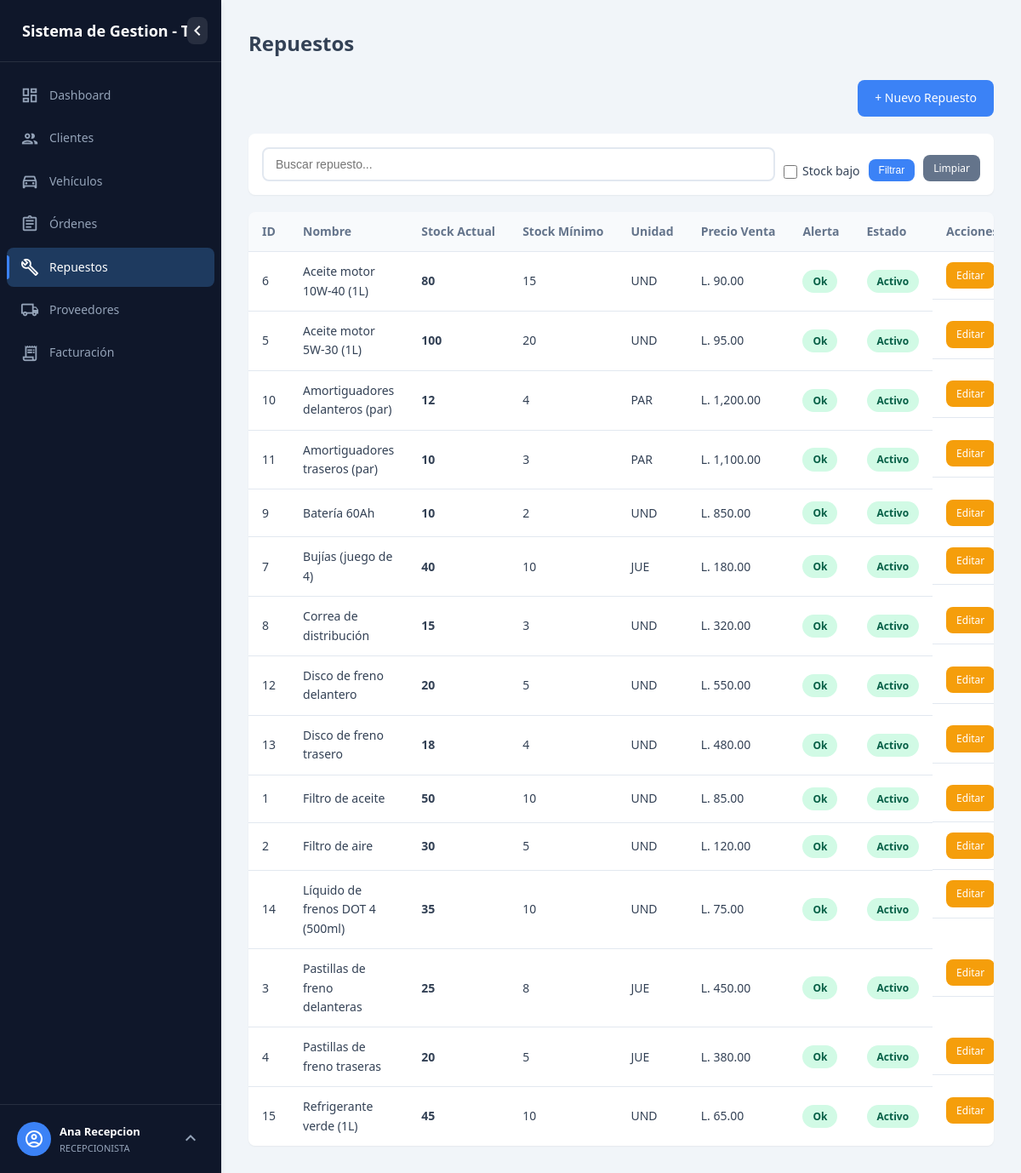
/repuestos (signed in), run on the app's committed database.
### tables this page shows
CREATE TABLE IF NOT EXISTS `repuestos` (
  `id_repuesto` int NOT NULL AUTO_INCREMENT,
  `nombre` varchar(100) NOT NULL,
  `stock_actual` int NOT NULL DEFAULT '0',
  `stock_minimo` int NOT NULL DEFAULT '0',
  `unidad_medida` varchar(20) DEFAULT NULL,
  `precio_venta` decimal(10,2) NOT NULL,
  `estado_activo` tinyint(1) DEFAULT '1',
  PRIMARY KEY (`id_repuesto`)
);

### src/Controllers/ControladorRepuestos.php (called while the page is built, shortened)
<?php
class ControladorRepuestos extends Controlador
{
    private Repuesto $repuestoModel;
    public function __construct()
    {
        $this->repuestoModel = new Repuesto();
    }
    public function index(): void
    {
        $termino   = trim($this->getGet('q', ''));
        $stockBajo = $this->getGet('stock_bajo', '0') === '1';
        $estado    = (int) $this->getGet('estado', '-1');
        if ($termino !== '' || $stockBajo || $estado !== -1) {
            $repuestos = $this->repuestoModel->buscar($termino, $stockBajo, $estado);
        } else {
            $repuestos = $this->repuestoModel->obtenerTodos();
        }
        $q          = $termino;
        $stockBajoChecked = $stockBajo ? '1' : '0';
        $this->renderWithLayout('repuestos/index', [
            'title'             => 'Inventario de Repuestos',
            'pageTitle'         => 'Repuestos',
            'currentPage'       => 'repuestos',
            'repuestos'         => $repuestos,
            'q'                 => $q,
            'stockBajoChecked'  => $stockBajoChecked,
            'estadoFiltro'      => $estado,
        ]);
    }
}

### src/Routes/Enrutador.php (called while the page is built, shortened)
<?php
class Enrutador
{
    private string $defaultMethod = 'index';
    public function dispatch(string $url): void
    {
        $url = filter_var(trim($url), FILTER_SANITIZE_URL);
        $url = rtrim($url, '/');
        $urlParts = !empty($url) ? explode('/', $url) : [];
        if (!empty($urlParts[0])) {
            array_shift($urlParts);
        }
        $methodName = $this->defaultMethod;
        $params = $urlParts;
        $controller = new $controllerClass();
        call_user_func_array([$controller, $methodName], $params);
    }
}

### public/index.php (called while the page is built, shortened)
<?php
$url = isset($_GET['url']) ? $_GET['url'] : '';
$router = new Enrutador();
$router->dispatch(trim($url, '/'));

### src/bd/BaseDatos.php (called while the page is built, shortened)
<?php
class BaseDatos
{
    private static ?PDO $instance = null;
    private static function buildCallSql(string $procedure, array $params): string
    {
        if (empty($params)) {
            return "CALL $procedure";
        }
        $keys = array_keys($params);
        $placeholders = array_map(function ($key) {
            return is_string($key) ? $key : '?';
        }, $keys);
        return "CALL $procedure(" . implode(', ', $placeholders) . ")";
    }
    public static function getConnection(): PDO
    {
        if (self::$instance === null) {
            $dsn = sprintf(
                'mysql:host=%s;port=%s;dbname=%s;charset=%s',
                DB_HOST,
                DB_PORT,
                DB_NAME,
                DB_CHARSET
            );
            try {
                self::$instance = new PDO($dsn, DB_USER, DB_PASS, [
                    PDO::ATTR_ERRMODE            => PDO::ERRMODE_EXCEPTION,
                    PDO::ATTR_DEFAULT_FETCH_MODE => PDO::FETCH_ASSOC,
                    PDO::ATTR_EMULATE_PREPARES   => false,
                ]);
                self::$instance->exec("SET NAMES 'utf8mb4' COLLATE 'utf8mb4_unicode_ci'");
                self::$instance->exec("SET time_zone = '-06:00'");
            } catch (PDOException $e) {
                error_log('Error de conexion BD: ' . $e->getMessage());
                throw new Exception('Error al conectar con la base de datos. Contacte al administrador.');
            }
        }
        return self::$instance;
    }
    public static function executeProcedure(string $procedure, array $params = []): array
    {
        $pdo = self::getConnection();
        $sql = self::buildCallSql($procedure, $params);
        $stmt = $pdo->prepare($sql);
        $stmt->execute();
        $results = [];
        try {
            $results = $stmt->fetchAll();
        } catch (PDOException $e) {}
        return $results;
    }
}

### src/Core/Modelo.php (called while the page is built, shortened)
<?php
class Modelo
{
    protected function callProcedure(string $procedure, array $params = []): array
    {
        return BaseDatos::executeProcedure($procedure, $params);
    }
}

### src/Models/Repuesto.php (called while the page is built, shortened)
<?php
class Repuesto extends Modelo
{
    public function obtenerTodos(): array
    {
        return $this->callProcedure('sp_listar_repuestos');
    }
}

### views/repuestos/index.php (the view, shortened to what this page needs)
<div class="toolbar">
    <a href="<?= APP_URL ?>/repuestos/crear" class="btn btn-primary">
        + Nuevo Repuesto
    </a>
</div>
<div class="search-bar">
    <form method="GET" action="<?= APP_URL ?>/repuestos" class="search-form">
        <input type="text" name="q" placeholder="Buscar repuesto..." value="<?= htmlspecialchars($q ?? '') ?>"
               class="search-input">
        <label class="checkbox-label">
            <input type="checkbox" name="stock_bajo" value="1" <?= ($stockBajoChecked ?? '0') === '1' ? 'checked' : '' ?>>
            Stock bajo
        </label>
        <button type="submit" class="btn btn-primary btn-sm">Filtrar</button>
        <a href="<?= APP_URL ?>/repuestos" class="btn btn-secondary btn-sm">Limpiar</a>
    </form>
</div>
<div class="table-responsive">
    <table class="table">
        <thead>
            <tr>
                <th>ID</th>
                <th>Nombre</th>
                <th>Stock Actual</th>
                <th>Stock Mínimo</th>
                <th>Unidad</th>
                <th>Precio Venta</th>
                <th>Alerta</th>
                <th>Estado</th>
                <th>Acciones</th>
            </tr>
        </thead>
        <tbody>
            <?php if (empty($repuestos)): ?>
                <tr>
                    <td colspan="9" class="text-center">No hay repuestos registrados.</td>
                </tr>
            <?php else: ?>
                <?php foreach ($repuestos as $r): ?>
                    <?php $alerta = ($r['stock_actual'] <= $r['stock_minimo']); ?>
                    <tr class="<?= $alerta ? 'row-warning' : '' ?>">
                        <td><?= $r['id_repuesto'] ?></td>
                        <td><?= htmlspecialchars($r['nombre']) ?></td>
                        <td class="<?= $alerta ? 'text-danger' : '' ?>">
                            <strong><?= $r['stock_actual'] ?></strong>
                        </td>
                        <td><?= $r['stock_minimo'] ?></td>
                        <td><?= htmlspecialchars($r['unidad_medida'] ?? '-') ?></td>
                        <td>L. <?= number_format($r['precio_venta'], 2) ?></td>
                        <td>
                            <?php if ($alerta): ?>
                                <span class="badge badge-alert">Stock Bajo</span>
                            <?php else: ?>
                                <span class="badge badge-ok">Ok</span>
                            <?php endif; ?>
                        </td>
                        <td>
                            <span class="badge <?= $r['estado_activo'] ? 'badge-active' : 'badge-inactive' ?>">
                                <?= $r['estado_activo'] ? 'Activo' : 'Inactivo' ?>
                            </span>
                        </td>
                        <td class="actions">
                            <a href="<?= APP_URL ?>/repuestos/editar/<?= $r['id_repuesto'] ?>" class="btn btn-sm btn-edit">Editar</a>
                        </td>
                    </tr>
                <?php endforeach; ?>
            <?php endif; ?>
        </tbody>
    </table>
</div>

### public/assets/css/main.css (style rules this page uses)
:root { --sidebar-width: 260px; --sidebar-collapsed-width: 70px; --sidebar-bg: #0f172a; --sidebar-hover: #1e293b; --sidebar-active: #1e3a5f; --accent-color: #3b82f6; --accent-hover: #2563eb; --text-primary: #334155; --text-secondary: #64748b; --text-light: #94a3b8; --white: #ffffff; --bg-main: #f1f5f9; --shadow-sm: 0 1px 2px rgba(0, 0, 0, 0.05); --shadow-md: 0 4px 6px rgba(0, 0, 0, 0.1); --transition: all 0.3s cubic-bezier(0.4, 0, 0.2, 1); --radius: 8px; }
*, *::before, *::after { box-sizing: border-box; margin: 0; padding: 0; }
body { font-family: 'Segoe UI', system-ui, -apple-system, sans-serif; font-size: 14px; color: var(--text-primary); background-color: var(--bg-main); line-height: 1.6; }
a { text-decoration: none; color: inherit; }
.btn { display: inline-flex; align-items: center; gap: 6px; padding: 10px 20px; border-radius: var(--radius); font-size: 14px; font-weight: 500; border: none; cursor: pointer; transition: var(--transition); }
.btn-primary { background: var(--accent-color); color: var(--white); }
.btn-secondary { background: #64748b; color: var(--white); }
.btn-sm { padding: 6px 12px; font-size: 12px; }
.btn-edit { background: #f59e0b; color: var(--white); }
.table-responsive { overflow-x: auto; border-radius: var(--radius); box-shadow: var(--shadow-sm); }
.table { width: 100%; border-collapse: collapse; background: var(--white); }
.table th, .table td { padding: 12px 16px; text-align: left; border-bottom: 1px solid #e2e8f0; font-size: 14px; }
.table th { background: #f8fafc; font-weight: 600; color: var(--text-secondary); white-space: nowrap; }
.table tbody tr:last-child td { border-bottom: none; }
.badge { display: inline-flex; align-items: center; padding: 4px 12px; border-radius: 20px; font-size: 12px; font-weight: 600; }
.badge-active { background: #d1fae5; color: #065f46; }
.actions { display: flex; gap: 6px; }
.actions .btn { padding: 6px 12px; }
.search-bar { margin-bottom: 20px; }
.search-form { display: flex; flex-wrap: wrap; align-items: flex-end; gap: 10px; background: var(--white); padding: 16px; border-radius: var(--radius); box-shadow: var(--shadow-sm); }
.search-input { flex: 1; min-width: 200px; padding: 10px 14px; border: 2px solid #e2e8f0; border-radius: var(--radius); font-size: 14px; transition: var(--transition); }
.checkbox-label { display: flex; align-items: center; gap: 6px; font-size: 14px; color: var(--text-primary); cursor: pointer; white-space: nowrap; }
.checkbox-label input[type="checkbox"] { width: 16px; height: 16px; cursor: pointer; }
.toolbar { display: flex; justify-content: flex-end; margin-bottom: 20px; }
.badge-ok { background: #d1fae5; color: #065f46; }

### data on the page
repuestos: id_repuesto "6", nombre "Aceite motor 10W-40 (1L)", stock_actual "80", stock_minimo "15", unidad_medida "UND", precio_venta "90.00", shows "Ok", estado_activo "Activo"
repuestos: id_repuesto "5", nombre "Aceite motor 5W-30 (1L)", stock_actual "100", stock_minimo "20", unidad_medida "UND", precio_venta "95.00", shows "Ok", estado_activo "Activo"
repuestos: id_repuesto "10", nombre "Amortiguadores delanteros (par)", stock_actual "12", stock_minimo "4", unidad_medida "PAR", precio_venta "1,200.00", shows "Ok", estado_activo "Activo"
repuestos: id_repuesto "11", nombre "Amortiguadores traseros (par)", stock_actual "10", stock_minimo "3", unidad_medida "PAR", precio_venta "1,100.00", shows "Ok", estado_activo "Activo"
repuestos: id_repuesto "9", nombre "Batería 60Ah", stock_actual "10", stock_minimo "2", unidad_medida "UND", precio_venta "850.00", shows "Ok", estado_activo "Activo"
repuestos: id_repuesto "7", nombre "Bujías (juego de 4)", stock_actual "40", stock_minimo "10", unidad_medida "JUE", precio_venta "180.00", shows "Ok", estado_activo "Activo"
repuestos: id_repuesto "8", nombre "Correa de distribución", stock_actual "15", stock_minimo "3", unidad_medida "UND", precio_venta "320.00", shows "Ok", estado_activo "Activo"
repuestos: id_repuesto "12", nombre "Disco de freno delantero", stock_actual "20", stock_minimo "5", unidad_medida "UND", precio_venta "550.00", shows "Ok", estado_activo "Activo"
repuestos: id_repuesto "13", nombre "Disco de freno trasero", stock_actual "18", stock_minimo "4", unidad_medida "UND", precio_venta "480.00", shows "Ok", estado_activo "Activo"
repuestos: id_repuesto "1", nombre "Filtro de aceite", stock_actual "50", stock_minimo "10", unidad_medida "UND", precio_venta "85.00", shows "Ok", estado_activo "Activo"
repuestos: id_repuesto "2", nombre "Filtro de aire", stock_actual "30", stock_minimo "5", unidad_medida "UND", precio_venta "120.00", shows "Ok", estado_activo "Activo"
repuestos: id_repuesto "14", nombre "Líquido de frenos DOT 4 (500ml)", stock_actual "35", stock_minimo "10", unidad_medida "UND", precio_venta "75.00", shows "Ok", estado_activo "Activo"
repuestos: id_repuesto "3", nombre "Pastillas de freno delanteras", stock_actual "25", stock_minimo "8", unidad_medida "JUE", precio_venta "450.00", shows "Ok", estado_activo "Activo"
repuestos: id_repuesto "4", nombre "Pastillas de freno traseras", stock_actual "20", stock_minimo "5", unidad_medida "JUE", precio_venta "380.00", shows "Ok", estado_activo "Activo"
repuestos: id_repuesto "15", nombre "Refrigerante verde (1L)", stock_actual "45", stock_minimo "10", unidad_medida "UND", precio_venta "65.00", shows "Ok", estado_activo "Activo"

### other printed values
APP_NAME "Sistema de Gestion -…"
$_SESSION['usuario_nombre'] "Ana Recepcion"
$_SESSION['usuario_rol'] "RECEPCIONISTA"
$pageTitle "Repuestos"
